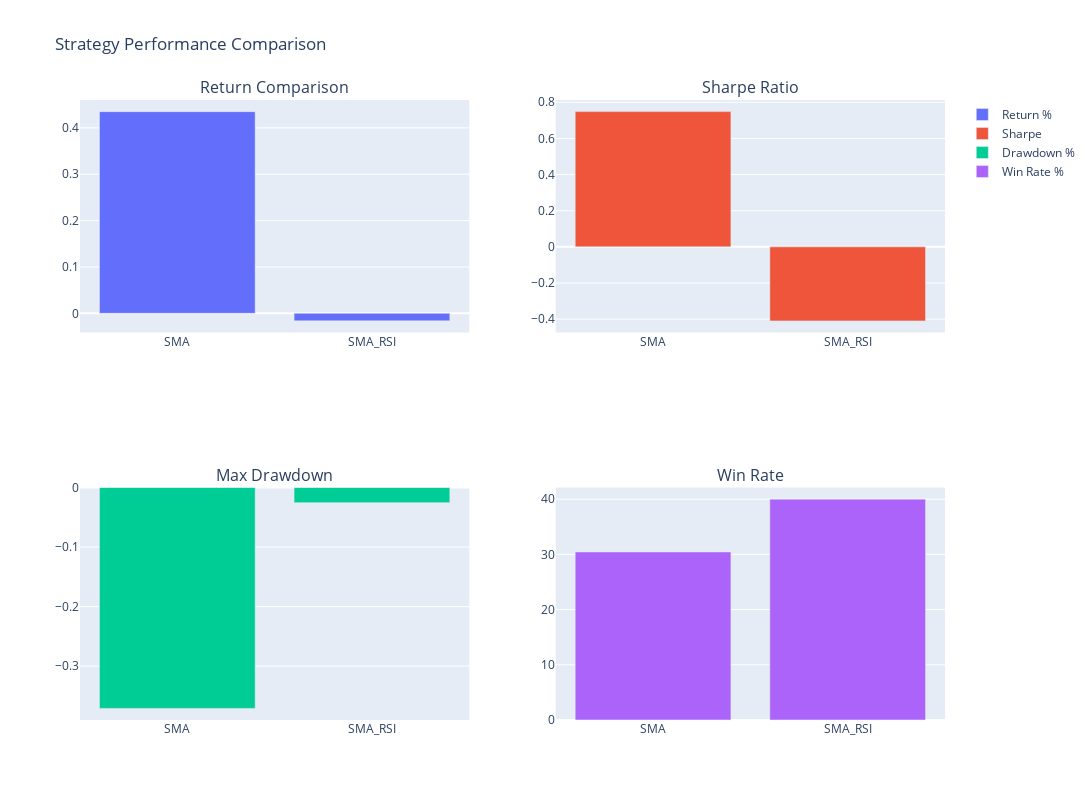

The notebook cell saved with this chart:
### Code cell
# Create performance dashboard
backtester.create_performance_dashboard(strategies_results)

### Figure 1 — Plotly figure (JSON) as saved in the notebook; plotly's stock layout.template omitted (floating-point values rounded to 4 significant figures)
{"data": [{"name": "Return %", "type": "bar", "x": ["SMA", "SMA_RSI"], "xaxis": "x", "y": [0.435, -0.01629], "yaxis": "y"}, {"name": "Sharpe", "type": "bar", "x": ["SMA", "SMA_RSI"], "xaxis": "x2", "y": [0.7483, -0.4096], "yaxis": "y2"}, {"name": "Drawdown %", "type": "bar", "x": ["SMA", "SMA_RSI"], "xaxis": "x3", "y": [-0.371, -0.02547], "yaxis": "y3"}, {"name": "Win Rate %", "type": "bar", "x": ["SMA", "SMA_RSI"], "xaxis": "x4", "y": [30.43, 40], "yaxis": "y4"}], "layout": {"annotations": [{"font": {"size": 16}, "showarrow": false, "text": "Return Comparison", "x": 0.225, "xanchor": "center", "xref": "paper", "y": 1, "yanchor": "bottom", "yref": "paper"}, {"font": {"size": 16}, "showarrow": false, "text": "Sharpe Ratio", "x": 0.775, "xanchor": "center", "xref": "paper", "y": 1, "yanchor": "bottom", "yref": "paper"}, {"font": {"size": 16}, "showarrow": false, "text": "Max Drawdown", "x": 0.225, "xanchor": "center", "xref": "paper", "y": 0.375, "yanchor": "bottom", "yref": "paper"}, {"font": {"size": 16}, "showarrow": false, "text": "Win Rate", "x": 0.775, "xanchor": "center", "xref": "paper", "y": 0.375, "yanchor": "bottom", "yref": "paper"}], "height": 800, "title": {"text": "Strategy Performance Comparison"}, "width": 1200, "xaxis": {"anchor": "y", "domain": [0, 0.45]}, "xaxis2": {"anchor": "y2", "domain": [0.55, 1]}, "xaxis3": {"anchor": "y3", "domain": [0, 0.45]}, "xaxis4": {"anchor": "y4", "domain": [0.55, 1]}, "yaxis": {"anchor": "x", "domain": [0.625, 1]}, "yaxis2": {"anchor": "x2", "domain": [0.625, 1]}, "yaxis3": {"anchor": "x3", "domain": [0, 0.375]}, "yaxis4": {"anchor": "x4", "domain": [0, 0.375]}}}
